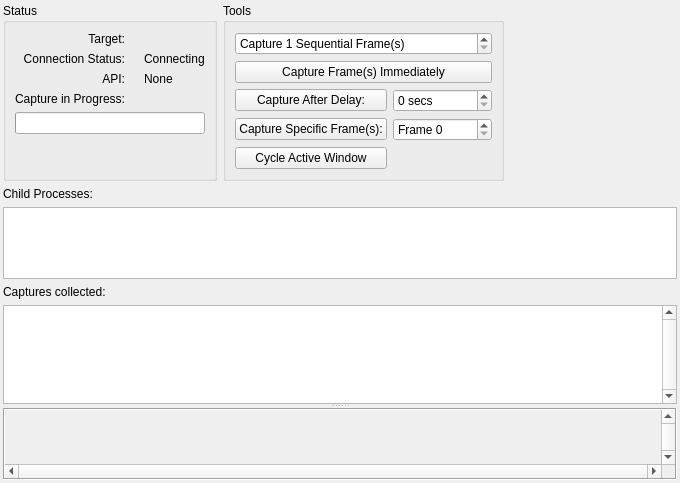
<?xml version="1.0" encoding="UTF-8"?>
<ui version="4.0">
 <class>LiveCapture</class>
 <widget class="QFrame" name="LiveCapture">
  <property name="geometry">
   <rect>
    <x>0</x>
    <y>0</y>
    <width>680</width>
    <height>483</height>
   </rect>
  </property>
  <property name="windowTitle">
   <string>Connecting...</string>
  </property>
  <layout class="QVBoxLayout" name="mainLayout">
   <property name="leftMargin">
    <number>3</number>
   </property>
   <property name="topMargin">
    <number>3</number>
   </property>
   <property name="rightMargin">
    <number>3</number>
   </property>
   <property name="bottomMargin">
    <number>3</number>
   </property>
   <item>
    <widget class="QFrame" name="frame_3">
     <property name="sizePolicy">
      <sizepolicy hsizetype="Preferred" vsizetype="Maximum">
       <horstretch>0</horstretch>
       <verstretch>0</verstretch>
      </sizepolicy>
     </property>
     <layout class="QHBoxLayout" name="horizontalLayout">
      <property name="leftMargin">
       <number>0</number>
      </property>
      <property name="topMargin">
       <number>0</number>
      </property>
      <property name="rightMargin">
       <number>0</number>
      </property>
      <property name="bottomMargin">
       <number>0</number>
      </property>
      <item>
       <widget class="QGroupBox" name="statusGroup">
        <property name="title">
         <string>Status</string>
        </property>
        <layout class="QGridLayout" name="gridLayout_2">
         <item row="0" column="0">
          <widget class="QLabel" name="label">
           <property name="text">
            <string>Target:</string>
           </property>
           <property name="alignment">
            <set>Qt::AlignRight|Qt::AlignTrailing|Qt::AlignVCenter</set>
           </property>
          </widget>
         </item>
         <item row="0" column="2">
          <widget class="QLabel" name="target">
           <property name="text">
            <string/>
           </property>
          </widget>
         </item>
         <item row="1" column="0">
          <widget class="QLabel" name="connectionStatusLabel">
           <property name="text">
            <string>Connection Status:</string>
           </property>
           <property name="alignment">
            <set>Qt::AlignRight|Qt::AlignTrailing|Qt::AlignVCenter</set>
           </property>
          </widget>
         </item>
         <item row="1" column="1">
          <widget class="QLabel" name="connectionIcon">
           <property name="sizePolicy">
            <sizepolicy hsizetype="Fixed" vsizetype="Preferred">
             <horstretch>0</horstretch>
             <verstretch>0</verstretch>
            </sizepolicy>
           </property>
           <property name="text">
            <string/>
           </property>
           <property name="pixmap">
            <pixmap resource="../../Resources/resources.qrc">:/hourglass.png</pixmap>
           </property>
          </widget>
         </item>
         <item row="1" column="2">
          <widget class="QLabel" name="connectionStatus">
           <property name="text">
            <string>Connecting</string>
           </property>
          </widget>
         </item>
         <item row="2" column="0">
          <widget class="QLabel" name="apiStatusLabel">
           <property name="text">
            <string>API:</string>
           </property>
           <property name="alignment">
            <set>Qt::AlignRight|Qt::AlignTrailing|Qt::AlignTop</set>
           </property>
          </widget>
         </item>
         <item row="2" column="1">
          <widget class="RDLabel" name="apiIcon">
           <property name="sizePolicy">
            <sizepolicy hsizetype="Fixed" vsizetype="Preferred">
             <horstretch>0</horstretch>
             <verstretch>0</verstretch>
            </sizepolicy>
           </property>
           <property name="cursor">
            <cursorShape>PointingHandCursor</cursorShape>
           </property>
           <property name="toolTip">
            <string>&lt;p&gt;An API in use is not presenting to a window. This commonly means the API rendering is happening to off-screen targets and either nothing is displayed, or the results are displayed using some other mechanism.&lt;/p&gt;

&lt;p&gt;Without the boundary of a frame, DHR cannot capture by default since it can't tell where to start and stop.&lt;/p&gt;

&lt;p&gt;You can use DHR's In-application API to manually provide markers about where to start and stop the frame capture.&lt;/p&gt;

&lt;p&gt;Click on the icon for more information about this API.&lt;/p&gt;</string>
           </property>
           <property name="pixmap">
            <pixmap resource="../../Resources/resources.qrc">:/information.png</pixmap>
           </property>
          </widget>
         </item>
         <item row="2" column="2">
          <widget class="QLabel" name="apiStatus">
           <property name="text">
            <string>None</string>
           </property>
           <property name="textFormat">
            <enum>Qt::RichText</enum>
           </property>
          </widget>
         </item>
         <item row="3" column="0">
          <widget class="QLabel" name="progressLabel">
           <property name="text">
            <string>Capture in Progress:</string>
           </property>
           <property name="alignment">
            <set>Qt::AlignRight|Qt::AlignTrailing|Qt::AlignVCenter</set>
           </property>
          </widget>
         </item>
         <item row="4" column="0" colspan="3">
          <widget class="QProgressBar" name="progressBar">
           <property name="sizePolicy">
            <sizepolicy hsizetype="Expanding" vsizetype="Fixed">
             <horstretch>0</horstretch>
             <verstretch>0</verstretch>
            </sizepolicy>
           </property>
          </widget>
         </item>
         <item row="5" column="0" colspan="2">
          <spacer name="verticalSpacer_2">
           <property name="orientation">
            <enum>Qt::Vertical</enum>
           </property>
           <property name="sizeHint" stdset="0">
            <size>
             <width>0</width>
             <height>0</height>
            </size>
           </property>
          </spacer>
         </item>
        </layout>
       </widget>
      </item>
      <item>
       <widget class="QGroupBox" name="toolsGroup">
        <property name="title">
         <string>Tools</string>
        </property>
        <layout class="QGridLayout" name="gridLayout_3">
         <item row="0" column="0" colspan="2">
          <widget class="QDoubleSpinBox" name="numFrames">
           <property name="minimumSize">
            <size>
             <width>45</width>
             <height>0</height>
            </size>
           </property>
           <property name="prefix">
            <string>Capture </string>
           </property>
           <property name="suffix">
            <string> Sequential Frame(s)</string>
           </property>
           <property name="decimals">
            <number>0</number>
           </property>
           <property name="minimum">
            <double>1.000000000000000</double>
           </property>
           <property name="maximum">
            <double>10.000000000000000</double>
           </property>
           <property name="value">
            <double>1.000000000000000</double>
           </property>
          </widget>
         </item>
         <item row="1" column="0" colspan="2">
          <widget class="QPushButton" name="triggerImmediateCapture">
           <property name="text">
            <string>Capture Frame(s) Immediately</string>
           </property>
          </widget>
         </item>
         <item row="3" column="0">
          <widget class="QPushButton" name="triggerDelayedCapture">
           <property name="text">
            <string>Capture After Delay:</string>
           </property>
          </widget>
         </item>
         <item row="3" column="1">
          <widget class="QDoubleSpinBox" name="captureDelay">
           <property name="baseSize">
            <size>
             <width>0</width>
             <height>0</height>
            </size>
           </property>
           <property name="suffix">
            <string> secs</string>
           </property>
           <property name="decimals">
            <number>0</number>
           </property>
           <property name="maximum">
            <double>120.000000000000000</double>
           </property>
           <property name="value">
            <double>0.000000000000000</double>
           </property>
          </widget>
         </item>
         <item row="4" column="0">
          <widget class="QPushButton" name="queueCap">
           <property name="text">
            <string>Capture Specific Frame(s):</string>
           </property>
          </widget>
         </item>
         <item row="4" column="1">
          <widget class="QDoubleSpinBox" name="captureFrame">
           <property name="prefix">
            <string>Frame </string>
           </property>
           <property name="decimals">
            <number>0</number>
           </property>
           <property name="maximum">
            <double>10000.000000000000000</double>
           </property>
          </widget>
         </item>
         <item row="5" column="0" colspan="2">
          <spacer name="verticalSpacer">
           <property name="orientation">
            <enum>Qt::Vertical</enum>
           </property>
           <property name="sizeHint" stdset="0">
            <size>
             <width>0</width>
             <height>0</height>
            </size>
           </property>
          </spacer>
         </item>
         <item row="6" column="0">
          <widget class="QPushButton" name="cycleActiveWindow">
           <property name="text">
            <string>Cycle Active Window</string>
           </property>
          </widget>
         </item>
        </layout>
       </widget>
      </item>
      <item>
       <spacer name="horizontalSpacer">
        <property name="orientation">
         <enum>Qt::Horizontal</enum>
        </property>
        <property name="sizeHint" stdset="0">
         <size>
          <width>75</width>
          <height>20</height>
         </size>
        </property>
       </spacer>
      </item>
     </layout>
    </widget>
   </item>
   <item>
    <widget class="QLabel" name="childProcessLabel">
     <property name="sizePolicy">
      <sizepolicy hsizetype="Preferred" vsizetype="Fixed">
       <horstretch>0</horstretch>
       <verstretch>0</verstretch>
      </sizepolicy>
     </property>
     <property name="text">
      <string>Child Processes:</string>
     </property>
    </widget>
   </item>
   <item>
    <widget class="QListWidget" name="childProcesses">
     <property name="sizePolicy">
      <sizepolicy hsizetype="Expanding" vsizetype="Preferred">
       <horstretch>0</horstretch>
       <verstretch>0</verstretch>
      </sizepolicy>
     </property>
     <property name="minimumSize">
      <size>
       <width>0</width>
       <height>40</height>
      </size>
     </property>
     <property name="sizeAdjustPolicy">
      <enum>QAbstractScrollArea::AdjustToContents</enum>
     </property>
     <property name="editTriggers">
      <set>QAbstractItemView::NoEditTriggers</set>
     </property>
     <property name="showDropIndicator" stdset="0">
      <bool>false</bool>
     </property>
     <property name="movement">
      <enum>QListView::Static</enum>
     </property>
     <property name="resizeMode">
      <enum>QListView::Adjust</enum>
     </property>
     <property name="spacing">
      <number>15</number>
     </property>
     <property name="viewMode">
      <enum>QListView::IconMode</enum>
     </property>
    </widget>
   </item>
   <item>
    <widget class="QFrame" name="frame_2">
     <property name="frameShape">
      <enum>QFrame::NoFrame</enum>
     </property>
     <property name="frameShadow">
      <enum>QFrame::Plain</enum>
     </property>
     <layout class="QVBoxLayout" name="verticalLayout_3">
      <property name="spacing">
       <number>0</number>
      </property>
      <property name="leftMargin">
       <number>0</number>
      </property>
      <property name="topMargin">
       <number>0</number>
      </property>
      <property name="rightMargin">
       <number>0</number>
      </property>
      <property name="bottomMargin">
       <number>0</number>
      </property>
      <item>
       <widget class="QSplitter" name="previewSplit">
        <property name="orientation">
         <enum>Qt::Vertical</enum>
        </property>
        <property name="childrenCollapsible">
         <bool>false</bool>
        </property>
        <widget class="QFrame" name="frame">
         <property name="frameShape">
          <enum>QFrame::NoFrame</enum>
         </property>
         <property name="frameShadow">
          <enum>QFrame::Plain</enum>
         </property>
         <layout class="QVBoxLayout" name="verticalLayout_2">
          <property name="leftMargin">
           <number>0</number>
          </property>
          <property name="topMargin">
           <number>0</number>
          </property>
          <property name="rightMargin">
           <number>0</number>
          </property>
          <property name="bottomMargin">
           <number>0</number>
          </property>
          <item>
           <widget class="QLabel" name="capturesLabel">
            <property name="text">
             <string>Captures collected:</string>
            </property>
           </widget>
          </item>
          <item>
           <widget class="RDListWidget" name="captures">
            <property name="verticalScrollBarPolicy">
             <enum>Qt::ScrollBarAlwaysOn</enum>
            </property>
            <property name="horizontalScrollBarPolicy">
             <enum>Qt::ScrollBarAlwaysOff</enum>
            </property>
            <property name="sizeAdjustPolicy">
             <enum>QAbstractScrollArea::AdjustToContents</enum>
            </property>
            <property name="editTriggers">
             <set>QAbstractItemView::EditKeyPressed|QAbstractItemView::SelectedClicked</set>
            </property>
            <property name="showDropIndicator" stdset="0">
             <bool>false</bool>
            </property>
            <property name="selectionMode">
             <enum>QAbstractItemView::ExtendedSelection</enum>
            </property>
            <property name="iconSize">
             <size>
              <width>256</width>
              <height>144</height>
             </size>
            </property>
            <property name="verticalScrollMode">
             <enum>QAbstractItemView::ScrollPerPixel</enum>
            </property>
            <property name="movement">
             <enum>QListView::Static</enum>
            </property>
            <property name="flow">
             <enum>QListView::LeftToRight</enum>
            </property>
            <property name="resizeMode">
             <enum>QListView::Adjust</enum>
            </property>
            <property name="spacing">
             <number>12</number>
            </property>
            <property name="viewMode">
             <enum>QListView::IconMode</enum>
            </property>
            <property name="uniformItemSizes">
             <bool>true</bool>
            </property>
           </widget>
          </item>
         </layout>
        </widget>
        <widget class="QScrollArea" name="previewScroll">
         <property name="sizePolicy">
          <sizepolicy hsizetype="Preferred" vsizetype="Preferred">
           <horstretch>0</horstretch>
           <verstretch>0</verstretch>
          </sizepolicy>
         </property>
         <property name="frameShape">
          <enum>QFrame::Box</enum>
         </property>
         <property name="verticalScrollBarPolicy">
          <enum>Qt::ScrollBarAlwaysOn</enum>
         </property>
         <property name="horizontalScrollBarPolicy">
          <enum>Qt::ScrollBarAlwaysOn</enum>
         </property>
         <property name="sizeAdjustPolicy">
          <enum>QAbstractScrollArea::AdjustToContents</enum>
         </property>
         <property name="alignment">
          <set>Qt::AlignLeading|Qt::AlignLeft|Qt::AlignTop</set>
         </property>
         <widget class="RDLabel" name="preview">
          <property name="geometry">
           <rect>
            <x>0</x>
            <y>0</y>
            <width>16</width>
            <height>16</height>
           </rect>
          </property>
          <property name="sizePolicy">
           <sizepolicy hsizetype="Fixed" vsizetype="Fixed">
            <horstretch>0</horstretch>
            <verstretch>0</verstretch>
           </sizepolicy>
          </property>
         </widget>
        </widget>
       </widget>
      </item>
     </layout>
    </widget>
   </item>
  </layout>
 </widget>
 <customwidgets>
  <customwidget>
   <class>RDLabel</class>
   <extends>QLabel</extends>
   <header>Widgets/Extended/RDLabel.h</header>
  </customwidget>
  <customwidget>
   <class>RDListWidget</class>
   <extends>QListWidget</extends>
   <header>Widgets/Extended/RDListWidget.h</header>
  </customwidget>
 </customwidgets>
 <resources>
  <include location="../../Resources/resources.qrc"/>
 </resources>
 <connections/>
</ui>
